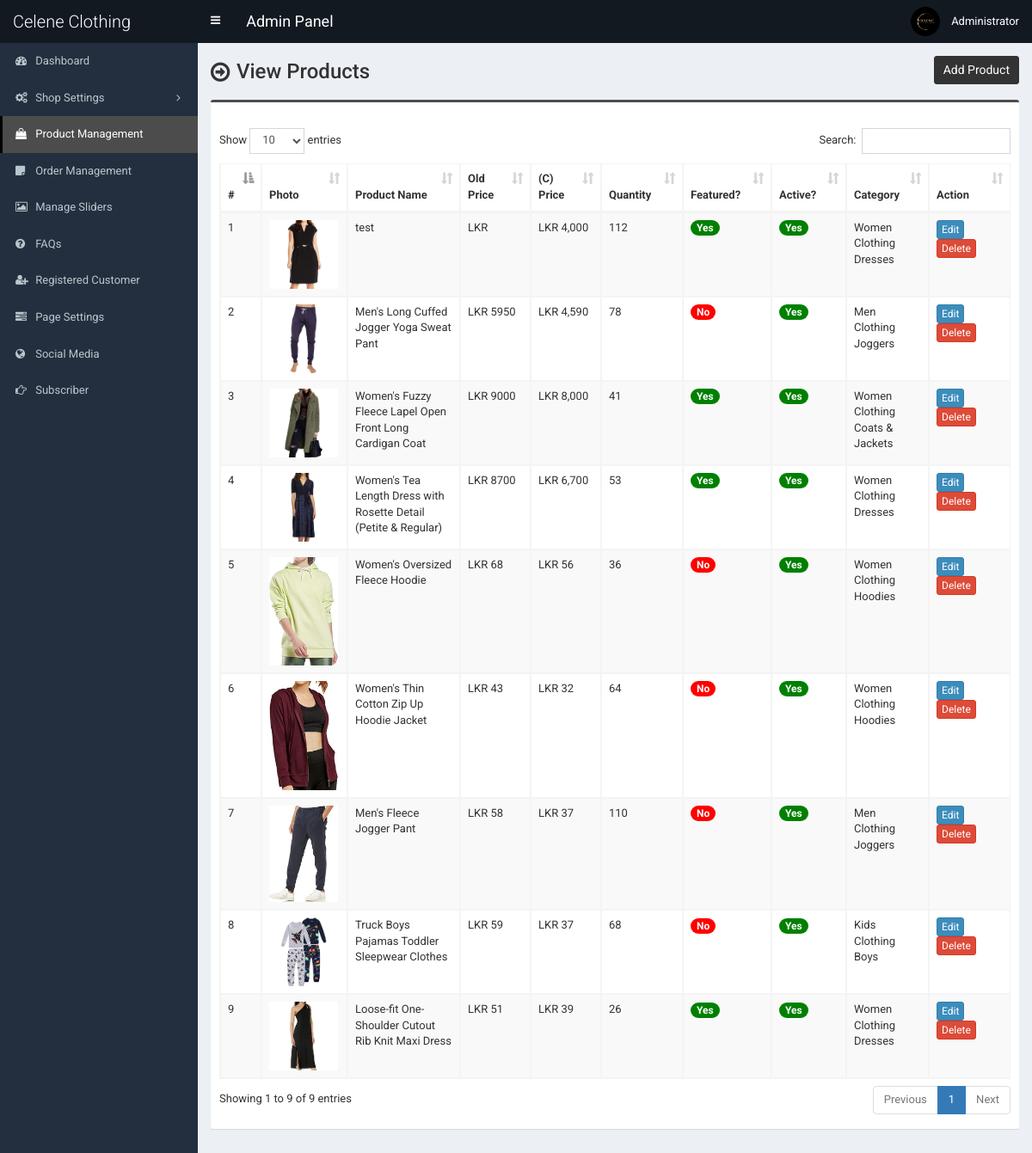
Screenshot of /admin/product.php (signed in) with the database file from the repository.
### tables this page shows
CREATE TABLE `tbl_product` (
  `p_id` int(11) NOT NULL,
  `p_name` varchar(255) NOT NULL,
  `p_old_price` varchar(10) NOT NULL,
  `p_current_price` varchar(10) NOT NULL,
  `p_qty` int(10) NOT NULL,
  `p_featured_photo` varchar(255) NOT NULL,
  `p_description` text NOT NULL,
  `p_short_description` text NOT NULL,
  `p_feature` text NOT NULL,
  `p_condition` text NOT NULL,
  `p_return_policy` text NOT NULL,
  `p_total_view` int(11) NOT NULL,
  `p_is_featured` int(1) NOT NULL,
  `p_is_active` int(1) NOT NULL,
  `ecat_id` int(11) NOT NULL
);

CREATE TABLE `tbl_top_category` (
  `tcat_id` int(11) NOT NULL,
  `tcat_name` varchar(255) NOT NULL,
  `show_on_menu` int(1) NOT NULL
);

CREATE TABLE `tbl_mid_category` (
  `mcat_id` int(11) NOT NULL,
  `mcat_name` varchar(255) NOT NULL,
  `tcat_id` int(11) NOT NULL
);

CREATE TABLE `tbl_end_category` (
  `ecat_id` int(11) NOT NULL,
  `ecat_name` varchar(255) NOT NULL,
  `mcat_id` int(11) NOT NULL
);

### admin/product.php (the view, shortened to what this page needs)
<?php require_once('header.php'); ?>
<section class="content-header">
	<div class="content-header-left">
		<h1>View Products</h1>
	</div>
	<div class="content-header-right">
		<a href="product-add.php" class="btn btn-primary btn-sm">Add Product</a>
	</div>
</section>
<section class="content">
	<div class="row">
		<div class="col-md-12">
			<div class="box box-info">
				<div class="box-body table-responsive">
					<table id="example1" class="table table-bordered table-hover table-striped">
					<thead class="thead-dark">
							<tr>
								<th width="10">#</th>
								<th>Photo</th>
								<th width="160">Product Name</th>
								<th width="60">Old Price</th>
								<th width="60">(C) Price</th>
								<th width="60">Quantity</th>
								<th>Featured?</th>
								<th>Active?</th>
								<th>Category</th>
								<th width="80">Action</th>
							</tr>
						</thead>
						<tbody>
							<?php
							$i=0;
							$statement = $pdo->prepare("SELECT
														t1.p_id,
														t1.p_name,
														t1.p_old_price,
														t1.p_current_price,
														t1.p_qty,
														t1.p_featured_photo,
														t1.p_is_featured,
														t1.p_is_active,
														t1.ecat_id,
														t2.ecat_id,
														t2.ecat_name,
														t3.mcat_id,
														t3.mcat_name,
														t4.tcat_id,
														t4.tcat_name
							                           	FROM tbl_product t1
							                           	JOIN tbl_end_category t2
							                           	ON t1.ecat_id = t2.ecat_id
							                           	JOIN tbl_mid_category t3
							                           	ON t2.mcat_id = t3.mcat_id
							                           	JOIN tbl_top_category t4
							                           	ON t3.tcat_id = t4.tcat_id
							                           	ORDER BY t1.p_id DESC
							                           	");
							$statement->execute();
							$result = $statement->fetchAll(PDO::FETCH_ASSOC);
							foreach ($result as $row) {
								$i++;
								?>
								<tr>
									<td><?php echo $i; ?></td>
									<td style="width:82px;"><img src="../assets/uploads/<?php echo $row['p_featured_photo']; ?>" alt="<?php echo $row['p_name']; ?>" style="width:80px;"></td>
									<td><?php echo $row['p_name']; ?></td>
									<td>LKR <?php echo $row['p_old_price']; ?></td>
									<td>LKR <?php echo number_Format($row['p_current_price']); ?></td>
									<td><?php echo $row['p_qty']; ?></td>
									<td>
										<?php if($row['p_is_featured'] == 1) {echo '<span class="badge badge-success" style="background-color:green;">Yes</span>';} else {echo '<span class="badge badge-success" style="background-color:red;">No</span>';} ?>
									</td>
									<td>
										<?php if($row['p_is_active'] == 1) {echo '<span class="badge badge-success" style="background-color:green;">Yes</span>';} else {echo '<span class="badge badge-danger" style="background-color:red;">No</span>';} ?>
									</td>
									<td><?php echo $row['tcat_name']; ?><br><?php echo $row['mcat_name']; ?><br><?php echo $row['ecat_name']; ?></td>
									<td>
										<a href="product-edit.php?id=<?php echo $row['p_id']; ?>" class="btn btn-primary btn-xs">Edit</a>
										<a href="#" class="btn btn-danger btn-xs" data-href="product-delete.php?id=<?php echo $row['p_id']; ?>" data-toggle="modal" data-target="#confirm-delete">Delete</a>
									</td>
								</tr>
								<?php
							}
							?>
						</tbody>
					</table>
				</div>
			</div>
		</div>
	</div>
</section>
<?php require_once('footer.php'); ?>

### admin/header.php (shortened to what this page needs)
<!DOCTYPE html>
<html>
<head>
	<link rel="stylesheet" href="css/bootstrap.min.css">
	<link rel="stylesheet" href="css/font-awesome.min.css">
	<link rel="stylesheet" href="css/ionicons.min.css">
	<link rel="stylesheet" href="css/datepicker3.css">
	<link rel="stylesheet" href="css/all.css">
	<link rel="stylesheet" href="css/select2.min.css">
	<link rel="stylesheet" href="css/dataTables.bootstrap.css">
	<link rel="stylesheet" href="css/jquery.fancybox.css">
	<link rel="stylesheet" href="css/AdminLTE.min.css">
	<link rel="stylesheet" href="css/_all-skins.min.css">
	<link rel="stylesheet" href="css/on-off-switch.css"/>
	<link rel="stylesheet" href="css/summernote.css">
	<link rel="stylesheet" href="style.css">
</head>
<body class="hold-transition fixed skin-blue sidebar-mini">
	<div class="wrapper">
		<header class="main-header">
			<a href="index.php" class="logo">
				<span class="logo-lg">Celene Clothing</span>
			</a>
			<nav class="navbar navbar-static-top">
				<a href="#" class="sidebar-toggle" data-toggle="offcanvas" role="button">
				</a>
				<span style="float:left;line-height:50px;color:#fff;padding-left:15px;font-size:18px;">Admin Panel</span>
				<div class="navbar-custom-menu">
					<ul class="nav navbar-nav">
						<li class="dropdown user user-menu">
							<a href="#" class="dropdown-toggle" data-toggle="dropdown">
								<img src="../assets/uploads/<?php echo $_SESSION['user']['photo']; ?>" class="user-image" alt="User Image">
								<span class="hidden-xs"><?php echo $_SESSION['user']['full_name']; ?></span>
							</a>
						</li>
					</ul>
				</div>
			</nav>
		</header>
  		<?php $cur_page = substr($_SERVER["SCRIPT_NAME"],strrpos($_SERVER["SCRIPT_NAME"],"/")+1); ?>
  		<aside class="main-sidebar">
    		<section class="sidebar">
      			<ul class="sidebar-menu">
			        <li class="treeview <?php if($cur_page == 'index.php') {echo 'active';} ?>">
			          <a href="index.php">
			            <i class="fa fa-dashboard"></i> <span>Dashboard</span>
			          </a>
			        </li>
                    <li class="treeview <?php if( ($cur_page == 'size.php') || ($cur_page == 'size-add.php') || ($cur_page == 'size-edit.php') || ($cur_page == 'color.php') || ($cur_page == 'color-add.php') || ($cur_page == 'color-edit.php') || ($cur_page == 'country.php') || ($cur_page == 'country-add.php') || ($cur_page == 'country-edit.php') || ($cur_page == 'shipping-cost.php') || ($cur_page == 'shipping-cost-edit.php') || ($cur_page == 'top-category.php') || ($cur_page == 'top-category-add.php') || ($cur_page == 'top-category-edit.php') || ($cur_page == 'mid-category.php') || ($cur_page == 'mid-category-add.php') || ($cur_page == 'mid-category-edit.php') || ($cur_page == 'end-category.php') || ($cur_page == 'end-category-add.php') || ($cur_page == 'end-category-edit.php') ) {echo 'active';} ?>">
                        <a href="#">
                            <i class="fa fa-cogs"></i>
                            <span>Shop Settings</span>
                            <span class="pull-right-container">
								<i class="fa fa-angle-left pull-right"></i>
							</span>
                        </a>
                    </li>
                    <li class="treeview <?php if( ($cur_page == 'product.php') || ($cur_page == 'product-add.php') || ($cur_page == 'product-edit.php') ) {echo 'active';} ?>">
                        <a href="product.php">
                            <i class="fa fa-shopping-bag"></i> <span>Product Management</span>
                        </a>
                    </li>
                    <li class="treeview <?php if( ($cur_page == 'order.php') ) {echo 'active';} ?>">
                        <a href="order.php">
                            <i class="fa fa-sticky-note"></i> <span>Order Management</span>
                        </a>
                    </li>
                     <li class="treeview <?php if( ($cur_page == 'slider.php') ) {echo 'active';} ?>">
			          <a href="slider.php">
			            <i class="fa fa-picture-o"></i> <span>Manage Sliders</span>
			          </a>
			        </li>
			      			        <li class="treeview <?php if( ($cur_page == 'faq.php') ) {echo 'active';} ?>">
			          <a href="faq.php">
			            <i class="fa fa-question-circle"></i> <span>FAQs</span>
			          </a>
			        </li>
						<li class="treeview <?php if( ($cur_page == 'customer.php') || ($cur_page == 'customer-add.php') || ($cur_page == 'customer-edit.php') ) {echo 'active';} ?>">
			          <a href="customer.php">
			            <i class="fa fa-user-plus"></i> <span>Registered Customer</span>
			          </a>
			        </li>
			        <li class="treeview <?php if( ($cur_page == 'page.php') ) {echo 'active';} ?>">
			          <a href="page.php">
			            <i class="fa fa-tasks"></i> <span>Page Settings</span>
			          </a>
			        </li>
			        <li class="treeview <?php if( ($cur_page == 'social-media.php') ) {echo 'active';} ?>">
			          <a href="social-media.php">
			            <i class="fa fa-globe"></i> <span>Social Media</span>
			          </a>
			        </li>
			        <li class="treeview <?php if( ($cur_page == 'subscriber.php')||($cur_page == 'subscriber.php') ) {echo 'active';} ?>">
			          <a href="subscriber.php">
			            <i class="fa fa-hand-o-right"></i> <span>Subscriber</span>
			          </a>
			        </li>
      			</ul>
    		</section>
  		</aside>
  		<div class="content-wrapper">

### admin/footer.php (shortened to what this page needs)
		</div>
	</div>
</body>
</html>

### admin/style.css (style rules this page uses)
body { font-size: 13px; font-family: "Roboto", sans-serif; }
.navbar-nav > .user-menu .user-image { width: 40px; height: 40px; margin-top: -10px; }
.content-header > h1, .content-header .content-header-left h1 { font-family: "Roboto", sans-serif; }
.main-header .logo { text-align: left; }
.main-header .logo .logo-lg { font-family: "Roboto", sans-serif; }
.box-info { padding-top: 20px; }
.sidebar-menu li > a > .pull-right-container > .fa-angle-left:before { content: "\f105"; }
.content-header { overflow: hidden; }
.content-header .content-header-left { float: left; padding-top: 5px; }
.content-header .content-header-right { float: right; }
.content-header .content-header-left h1 { margin-top: 0; margin-bottom: 0; padding-left: 30px; padding-bottom: 5px; font-size: 24px; position: relative; }
.content-header .content-header-left h1:before { position: absolute; top: 0; left: 0; font-family: "FontAwesome", sans-serif; font-size: 26px; content: "\f18e"; }
.content-header .content-header-right a { position: relative; font-size: 14px; }
.skin-blue .sidebar-menu > li:hover > a, .skin-blue .sidebar-menu > li.active > a { color: #fff; background: #3c8dbc; border-left-color: #3c8dbc; }
.skin-blue .main-header .logo, .skin-blue .main-header .logo:hover, .skin-blue .main-header .navbar, .skin-blue .main-header .navbar .sidebar-toggle:hover { background-color: #131921; }
.skin-blue .sidebar-menu > li:hover > a, .skin-blue .sidebar-menu > li.active > a { background-color: #4c4c4c; border-left-color: #000000; }
.box.box-info { border-top-color: #4c4c4c; }
.content-header .content-header-right a { background-color: #333333; border-color: #333333; }

### rows the page displays
tbl_product: p_featured_photo+p_name (picture), p_name "test", p_current_price "4,000", p_qty "112", p_is_featured "Yes", p_is_active "Yes", tbl_top_category.tcat_name "Women", tbl_mid_category.mcat_name "Clothing", ecat.ecat_name "Dresses"
tbl_product: p_featured_photo (picture), p_name "Men's Long Cuffed Jogger Yoga Sweat Pant", p_old_price "5950", p_current_price "4,590", p_qty "78", p_is_featured "No", p_is_active "Yes", tbl_top_category.tcat_name "Men", tbl_mid_category.mcat_name "Clothing", ecat.ecat_name "Joggers"
tbl_product: p_featured_photo (picture), p_name "Women's Fuzzy Fleece Lapel Open Front Long Cardigan Coat", p_old_price "9000", p_current_price "8,000", p_qty "41", p_is_featured "Yes", p_is_active "Yes", tbl_top_category.tcat_name "Women", tbl_mid_category.mcat_name "Clothing", ecat.ecat_name "Coats & Jackets"
tbl_product: p_featured_photo (picture), p_name "Women's Tea Length Dress with Rosette Detail (Petite & Regular)", p_old_price "8700", p_current_price "6,700", p_qty "53", p_is_featured "Yes", p_is_active "Yes", tbl_top_category.tcat_name "Women", tbl_mid_category.mcat_name "Clothing", ecat.ecat_name "Dresses"
tbl_product: p_featured_photo (picture), p_name "Women's Oversized Fleece Hoodie", p_old_price "68", p_current_price "56", p_qty "36", p_is_featured "No", p_is_active "Yes", tbl_top_category.tcat_name "Women", tbl_mid_category.mcat_name "Clothing", ecat.ecat_name "Hoodies"
tbl_product: p_featured_photo (picture), p_name "Women's Thin Cotton Zip Up Hoodie Jacket", p_old_price "43", p_current_price "32", p_qty "64", p_is_featured "No", p_is_active "Yes", tbl_top_category.tcat_name "Women", tbl_mid_category.mcat_name "Clothing", ecat.ecat_name "Hoodies"
tbl_product: p_featured_photo (picture), p_name "Men's Fleece Jogger Pant", p_old_price "58", p_current_price "37", p_qty "110", p_is_featured "No", p_is_active "Yes", tbl_top_category.tcat_name "Men", tbl_mid_category.mcat_name "Clothing", ecat.ecat_name "Joggers"
tbl_product: p_featured_photo (picture), p_name "Truck Boys Pajamas Toddler Sleepwear Clothes", p_old_price "59", p_current_price "37", p_qty "68", p_is_featured "No", p_is_active "Yes", tbl_top_category.tcat_name "Kids", tbl_mid_category.mcat_name "Clothing", ecat.ecat_name "Boys"
tbl_product: p_featured_photo (picture), p_name "Loose-fit One-Shoulder Cutout Rib Knit Maxi Dress", p_old_price "51", p_current_price "39", p_qty "26", p_is_featured "Yes", p_is_active "Yes", tbl_top_category.tcat_name "Women", tbl_mid_category.mcat_name "Clothing", ecat.ecat_name "Dresses"

### other values shown
$_SESSION['user']['full_name'] "Administrator"
